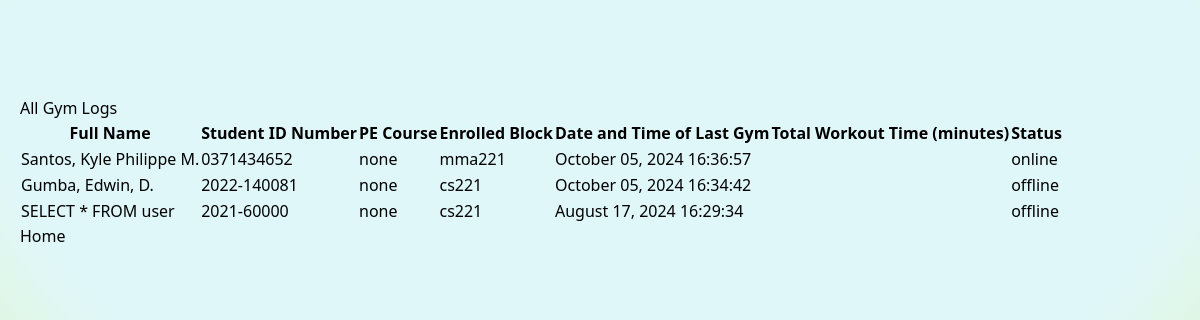
The app's page /gym_info, older data.
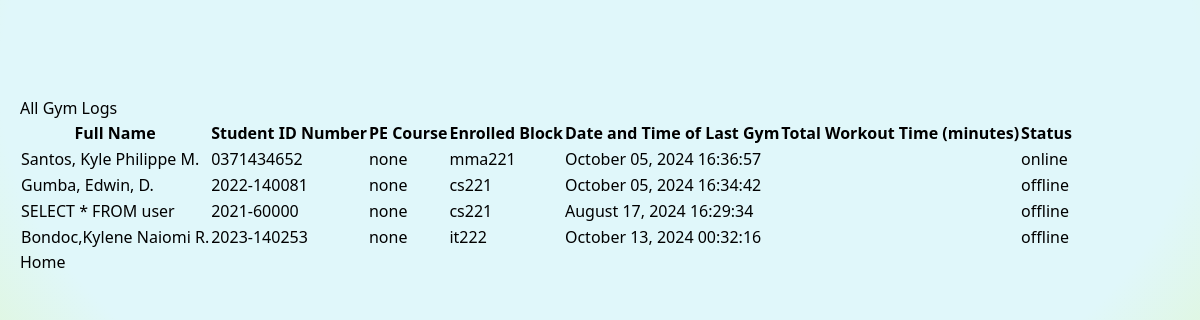
The same page, newer data.
### main.py (models this page shows)
class StudentData(db.Model):
    id = db.Column(db.Integer, primary_key=True)
    full_name = db.Column(db.String(100), nullable=False)
    student_id = db.Column(db.String(15), nullable=False, unique=True)
    pe_course = db.Column(db.String(10), nullable=False)
    enrolled_block = db.Column(db.String(10), nullable=False)
    rfid = db.Column(db.String(50), nullable=False, unique=True)
    status = db.Column(db.String(10), nullable=False, default='offline')  # online or offline
    last_gym = db.Column(db.DateTime, nullable=True)  # DateTime of last gym session end
    total_workout_time = db.Column(db.Float, nullable=False, default=0.0)  # Total workout time in minutes
    last_login = db.Column(db.DateTime, nullable=True)  # DateTime of last gym session start
    completed_sessions = db.Column(db.Integer, nullable=False, default=0)  # Number of completed gym sessions

### main.py (the view)
@app.route('/gym_info')
def gym_info():
    all_logs = StudentData.query.all()
    for log in all_logs:
        if log.last_gym:
            log.last_gym = log.last_gym.strftime("%B %d, %Y %H:%M:%S")
    return render_template('gym_info.html', all_logs=all_logs)

### templates/gym_info.html (shortened to what this page needs)
{% extends 'layouts/base.html' %}
{% block content %}
    <h1>All Gym Logs</h1>
    <table>
        <thead>
            <tr>
                <th>Full Name</th>
                <th>Student ID Number</th>
                <th>PE Course</th>
                <th>Enrolled Block</th>
                <th>Date and Time of Last Gym </th>
                <th>Total Workout Time (minutes)</th>
                <th>Status</th>
            </tr>
        </thead>
        <tbody>
            {% for log in all_logs %}
            <tr>
                <td>{{ log.full_name }}</td>
                <td>{{ log.student_id }}</td>
                <td>{{ log.pe_course }}</td>
                <td>{{ log.enrolled_block }}</td>
                <td>{{ log.last_gym }}</td>
                <td>{{ log.total_time }}</td>
                <td>{{ log.status }}</td>
            </tr>
            {% endfor %}
        </tbody>
    </table>
{% endblock %}

### templates/layouts/base.html (shortened to what this page needs)
<!DOCTYPE html>
<html lang="en" class = "absolute inset-0 -z-10 h-full w-full px-5 py-24 [background:radial-gradient(125%_125%_at_50%_10%,#e0f7fa_40%,#dcf235_100%)]">
<head>
    <link rel="stylesheet" href="{{ url_for('static', filename='css/styles.css') }}">
    <script src="https://cdn.tailwindcss.com"></script>
</head>
<body>
    <div class ="HomeContent">
        {% block content %}
        {% endblock %}
        <a href="/">Home</a>
    </div>
</body>
</html>

### static/css/styles.css (style rules this page uses)
html { background: radial-gradient(125% 125% at 50% 10%, #e0f7fa 40%, #dcf235 100%); }

Row changes from the older to the newer data that the page shows:
added StudentData: full_name "Bondoc,Kylene Naiomi R.", student_id "2023-140253", pe_course "none", enrolled_block "it222", last_gym "October 13, 2024 00:32:16", status "offline"
